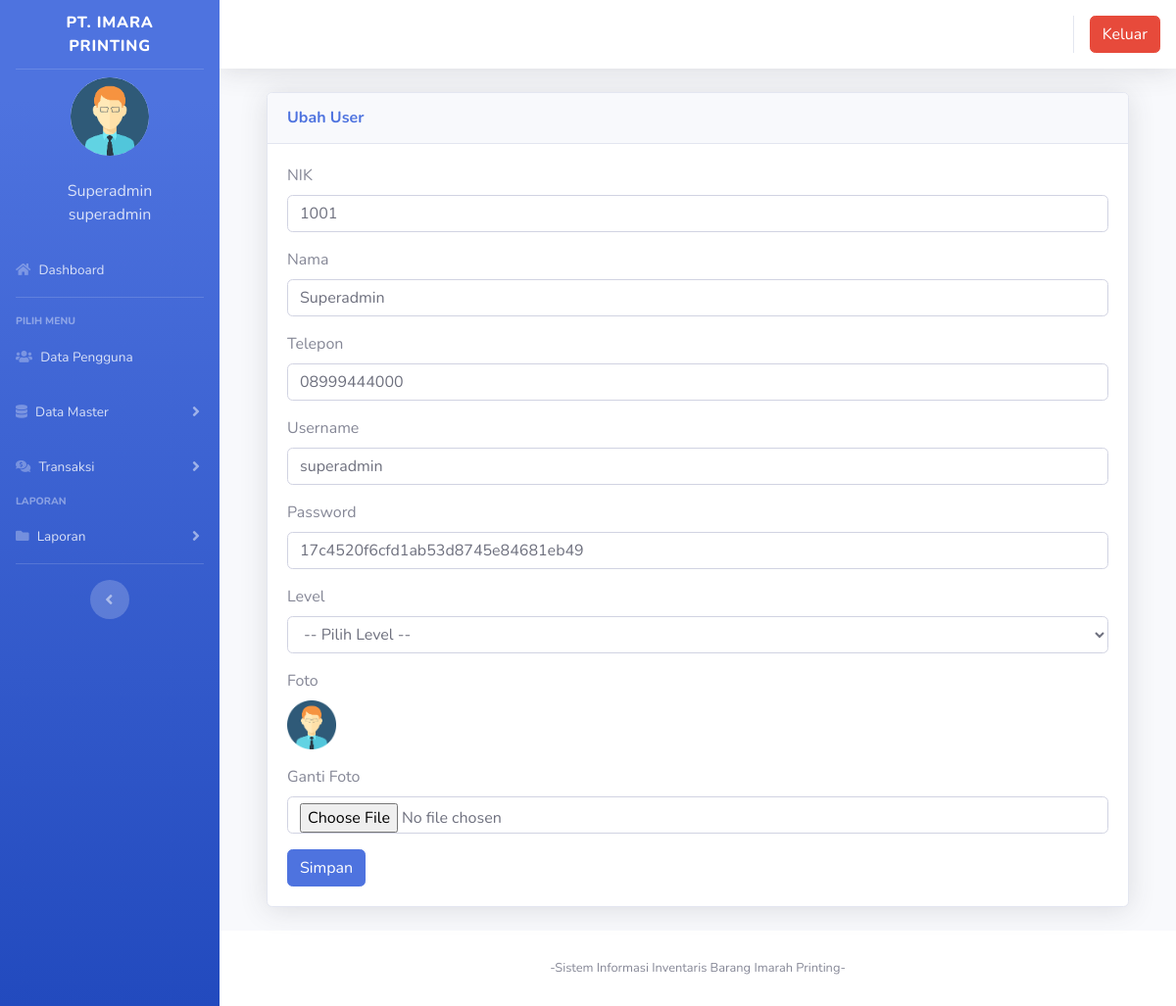
Screenshot of /index.php?page=pengguna&aksi=ubahpengguna&id=26 (signed in) with the database file from the repository.
### tables this page shows
CREATE TABLE `users` (
  `id` int(11) NOT NULL,
  `nik` varchar(10) NOT NULL,
  `nama` varchar(100) NOT NULL,
  `alamat` varchar(200) NOT NULL,
  `telepon` varchar(100) NOT NULL,
  `username` varchar(100) NOT NULL,
  `password` varchar(100) NOT NULL,
  `level` varchar(25) NOT NULL DEFAULT 'member',
  `foto` varchar(25) NOT NULL
);

CREATE TABLE `user_access_menu` (
  `id_user_access_menu` int(100) NOT NULL,
  `level` varchar(100) NOT NULL,
  `id_menu` int(100) NOT NULL
);

CREATE TABLE `user_menu` (
  `id_menu` int(100) NOT NULL,
  `menu` varchar(100) NOT NULL,
  `urutan_menu` int(11) NOT NULL,
  `url` text NOT NULL,
  `id_badge` varchar(100) NOT NULL,
  `use_badge` varchar(20) NOT NULL,
  `icon_1` text NOT NULL,
  `icon_2` text NOT NULL
);

### index.php (the view, shortened to what this page needs)
<?php
	$koneksi = new mysqli("localhost","root","","inventori");
?>
<!DOCTYPE html>
<html lang="en">
<head>
  <link href="vendor/fontawesome-free/css/all.min.css" rel="stylesheet" type="text/css">
  <link href="css/sb-admin-2.min.css" rel="stylesheet">
  <link href="vendor/datatables/dataTables.bootstrap4.min.css" rel="stylesheet">
  <link href="vendor/sweetalert2/sweetalert2.min.css" rel="stylesheet">
  <link href="css/sb-admin-2.min.css" rel="stylesheet">
</head>
<body id="page-top">
  <div id="wrapper">
    <ul class="navbar-nav bg-gradient-primary sidebar sidebar-dark accordion" id="accordionSidebar">
      <a class="sidebar-brand d-flex align-items-center justify-content-center" href="index3.php">
        <div class="sidebar-brand-text mx-2">PT. IMARA PRINTING</div>
      </a>
      <hr class="sidebar-divider my-0">
 <?php
   if ($_SESSION['id']) {
	   $user = $_SESSION['id'];
   }
   $sql =$koneksi->query("select * from users where id='$user'");
   $data = $sql->fetch_assoc();
   ?>
    <li class="d-flex align-items-center justify-content-center">
        <a class="nav-link">
		 <img src="img/<?php echo $data['foto']?>" class="img-circle" alt="User" style="width:80px;height:80px;object-fit:cover;border-radius: 80px;"/></a>
	  </li>
		 <li class="nav-item ">
        <a class="nav-link">
         	<div class="d-flex align-items-center justify-content-center" class="name">  <?php echo  $data['nama'];?></div></font>
			<div class="d-flex align-items-center justify-content-center" class="email"><?php echo $data['level'];?></div>
		 </a>
      </li>
      <?php
        $page = $_GET['page'];
        $aksi = $_GET['aksi'];
        $level = $data['level'];
        $queryMenu =  $koneksi->query("SELECT * from user_menu, user_access_menu WHERE user_menu.id_menu = user_access_menu.id_menu and level = '$level' and user_menu.id_menu = 1 order by urutan_menu asc ");
          $i = 1;
          while ($m = $queryMenu->fetch_assoc()) {
              $menu = $m['id_menu'];
              if ($m['url'] == '') {
                  $target = 'href="#"  data-toggle="collapse" aria-expanded="true" aria-controls="collapseTwo'.$i.'"  ';
                  $collapsed = "collapsed";
              } else {
                  $target = 'href="' .$m['url']. '"  ';
                  $collapsed = "";
              }
              $queryCekURLMenu = $koneksi->query("SELECT * from user_menu where url = '?page=$page&aksi=$aksi' and user_menu.id_menu = '$menu'");
              $CekURLMenu = $queryCekURLMenu->num_rows;
              if ($CekURLMenu > 0 ) {
                  echo '<li class="nav-item active">';
                  $collapse_show = 'class = "collapse show"';
                  $collapsed = "";
              }
              else {
                  echo '<li class="nav-item">';
                  $collapsed = "collapsed";
              }
    ?>
          <a class="nav-link  <?=$collapsed?>" <?php echo $target; ?> data-target="#collapseTwo<?= $i ?>">
                <i class="<?php echo $m['icon_1']?>"></i>
                <span><?= $m['menu']; ?></span>
          </a>
      </li>
<?php }?>
      <hr class="sidebar-divider">
      <div class="sidebar-heading">
        Pilih Menu
      </div>
      <?php
        $page = $_GET['page'];
        $aksi = $_GET['aksi'];
        $level = $data['level'];
        $queryMenu =  $koneksi->query("SELECT * from user_menu, user_access_menu WHERE user_menu.id_menu = user_access_menu.id_menu and level = '$level' and (user_menu.id_menu <> 1 and user_menu.id_menu <> 5) order by urutan_menu asc ");
          $i = 1;
          while ($m = $queryMenu->fetch_assoc()) {
              $menu = $m['id_menu'];
              if ($m['url'] == '') {
                  $target = 'href="#"  data-toggle="collapse" aria-expanded="true" aria-controls="collapseTwo'.$i.'"  ';
                  $collapsed = "collapsed";
              } else {
                  $target = 'href="' .$m['url']. '"  ';
                  $collapsed = "";
              }
              $queryCekURLMenu = $koneksi->query("SELECT * from user_menu where url = '?page=$page&aksi=$aksi' and user_menu.id_menu = '$menu'");
              $CekURLMenu = $queryCekURLMenu->num_rows;
              $queryCekURLSubMenu = $koneksi->query("SELECT * from user_menu, user_sub_menu_1 where url_sub_menu_1 = '?page=$page&aksi=$aksi' and user_menu.id_menu = '$menu' and user_menu.id_menu = user_sub_menu_1.id_menu order by urutan_sub_menu_1 asc ");
              $CekURLSubMenu = $queryCekURLSubMenu->num_rows;
              if ($CekURLSubMenu > 0 || $CekURLMenu > 0 ) {
                  echo '<li class="nav-item active">';
                  $collapse_show = 'class = "collapse show"';
                  $collapsed = "";
              }
              else {
                  echo '<li class="nav-item">';
                  $collapsed = "collapsed";
              }
      ?>
            <a class="nav-link  <?=$collapsed?>" <?php echo $target; ?> data-target="#collapseTwo<?= $i ?>">
                <i class="<?php echo $m['icon_1']?>"></i>
                <span><?= $m['menu']; ?></span>
            </a>
        </li>
      <?php
        $i++;
      } ?>
      <div class="sidebar-heading">
        Laporan
      </div>
	    <?php
        $page = $_GET['page'];
        $aksi = $_GET['aksi'];
        $level = $data['level'];
        $queryMenu =  $koneksi->query("SELECT * from user_menu, user_access_menu WHERE user_menu.id_menu = user_access_menu.id_menu and level = '$level' and user_menu.id_menu = 5 order by urutan_menu asc ");
          $i = 1;
          while ($m = $queryMenu->fetch_assoc()) {
              $menu = $m['id_menu'];
              if ($m['url'] == '') {
                  $target = 'href="#"  data-toggle="collapse" aria-expanded="true" aria-controls="collapseTwo'.$i.'"  ';
                  $collapsed = "collapsed";
              } else {
                  $target = 'href="' .$m['url']. '"  ';
                  $collapsed = "";
              }
              $queryCekURLMenu = $koneksi->query("SELECT * from user_menu where url = '?page=$page&aksi=$aksi' and user_menu.id_menu = '$menu'");
              $CekURLMenu = $queryCekURLMenu->num_rows;
              $queryCekURLSubMenu = $koneksi->query("SELECT * from user_menu, user_sub_menu_1 where url_sub_menu_1 = '?page=$page&aksi=$aksi' and user_menu.id_menu = '$menu' and user_menu.id_menu = user_sub_menu_1.id_menu order by urutan_sub_menu_1 asc ");
              $CekURLSubMenu = $queryCekURLSubMenu->num_rows;
              if ($CekURLSubMenu > 0 || $CekURLMenu > 0 ) {
                  echo '<li class="nav-item active">';
                  $collapse_show = 'class = "collapse show"';
                  $collapsed = "";
              }
              else {
                  echo '<li class="nav-item">';
                  $collapsed = "collapsed";
              }
    ?>
          <a class="nav-link  <?=$collapsed?>" <?php echo $target; ?> data-target="#collapseTwo<?= $i ?>">
                <i class="<?php echo $m['icon_1']?>"></i>
                <span><?= $m['menu']; ?></span>
          </a>
      </li>
<?php }?>
      <hr class="sidebar-divider d-none d-md-block">
      <div class="text-center d-none d-md-inline">
        <button class="rounded-circle border-0" id="sidebarToggle"></button>
      </div>
    </ul>
    <div id="content-wrapper" class="d-flex flex-column">
      <div id="content">
        <nav class="navbar navbar-expand navbar-light bg-white topbar mb-4 static-top shadow">
          <ul class="navbar-nav ml-auto">
            <li class="nav-item dropdown no-arrow">
			 <div class="top-menu">
        <ul class="nav pull-right top-menu">
           <li><a onclick="return confirm('Apakah anda yakin akan logout?')" class="btn btn-danger" class="logout" href="logout.php">Keluar</a></li>
        </ul>
      </div>
            </li>
          </ul>
        </nav>
        <div class="container-fluid">
		 <section class="content">
		  <?php
			   $page = $_GET['page'];
			   $aksi = $_GET['aksi'];
         $pecah_page = explode("_", $page);
         if(ISSET($pecah_page[1]) ) {
           include "page/".$pecah_page[0]."/".$page.".php";
         }
         else {
           include "page/".$page."/".$aksi.".php";
         }
			?>
    </section>
</div>
      <footer class="sticky-footer bg-white">
        <div class="container my-auto">
          <div class="copyright text-center my-auto">
            <span>-Sistem Informasi Inventaris Barang Imarah Printing-</span>
          </div>
        </div>
      </footer>
    </div>
  </div>
  </div>
</body>
</html>

### page/pengguna/ubahpengguna.php (shortened to what this page needs)
<?php
 $id = $_GET['id'];
 $sql2 = $koneksi->query("select * from users where id = '$id'");
 $tampil = $sql2->fetch_assoc();
 ?>
  <div class="container-fluid">
          <div class="card shadow mb-4">
            <div class="card-header py-3">
              <h6 class="m-0 font-weight-bold text-primary">Ubah User</h6>
            </div>
            <div class="card-body">
              <div class="table-responsive">
							<div class="body">
							<form method="POST" enctype="multipart/form-data">
							<label for="">NIK</label>
                            <div class="form-group">
                               <div class="form-line">
                                <input type="number" name="nik" value="<?php echo $tampil['nik']; ?>" class="form-control" />
							</div>
                            </div>
							<label for="">Nama</label>
                            <div class="form-group">
                               <div class="form-line">
                                <input type="text" name="nama" value="<?php echo $tampil['nama']; ?>" class="form-control" />
							</div>
                            </div>
							<label for="">Telepon</label>
                            <div class="form-group">
                               <div class="form-line">
                                <input type="number" name="telepon" value="<?php echo $tampil['telepon']; ?>" class="form-control" />
							</div>
                            </div>
							<label for="">Username</label>
                            <div class="form-group">
                               <div class="form-line">
                                <input type="text" name="username" value="<?php echo $tampil['username']; ?>" class="form-control" />
								</div>
                            </div>
							<label for="">Password</label>
                            <div class="form-group">
                               <div class="form-line">
                                <input type="text" name="password" value="<?php echo $tampil['password']; ?>" class="form-control" />
								</div>
                            </div>
							<label for="">Level</label>
							 <div class="form-group">
                               <div class="form-line">
                                    <select name="level" class="form-control show-tick">
                                        <option value="">-- Pilih Level --</option>
                                    </select>
                            </div>
							</div>
							<label for="">Foto</label>
                            <div class="form-group">
                               <div class="form-line">
                                <img src="img/<?php echo $tampil['foto']; ?> "width="50" height="50"  alt="">
							</div>
                            </div>
							<label for="">Ganti Foto</label>
                            <div class="form-group">
                               <div class="form-line">
                                <input type="file" name="foto" class="form-control" />
							</div>
                            </div>
							<input type="submit" name="simpan" value="Simpan" class="btn btn-primary">
							</form>

### rows the page displays
users: foto (picture), nama "Superadmin", level "superadmin", nik "1001", telepon "08999444000", username "superadmin", password "17c4520f6cfd1ab53d8745e84681eb49"
user_access_menu: id_menu.menu "Dashboard"
user_access_menu: id_menu.menu "Data Pengguna"
user_access_menu: id_menu.menu "Data Master"
user_access_menu: id_menu.menu "Transaksi"
user_access_menu: id_menu.menu "Laporan"
